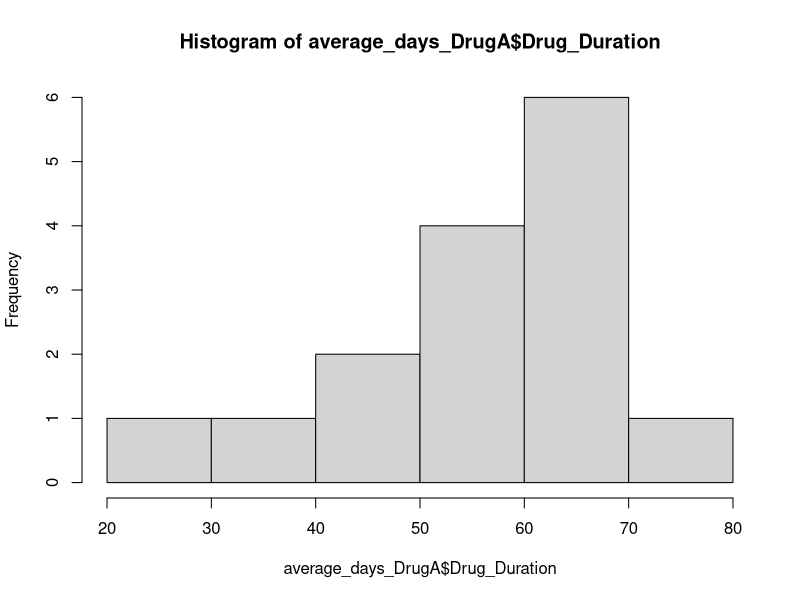
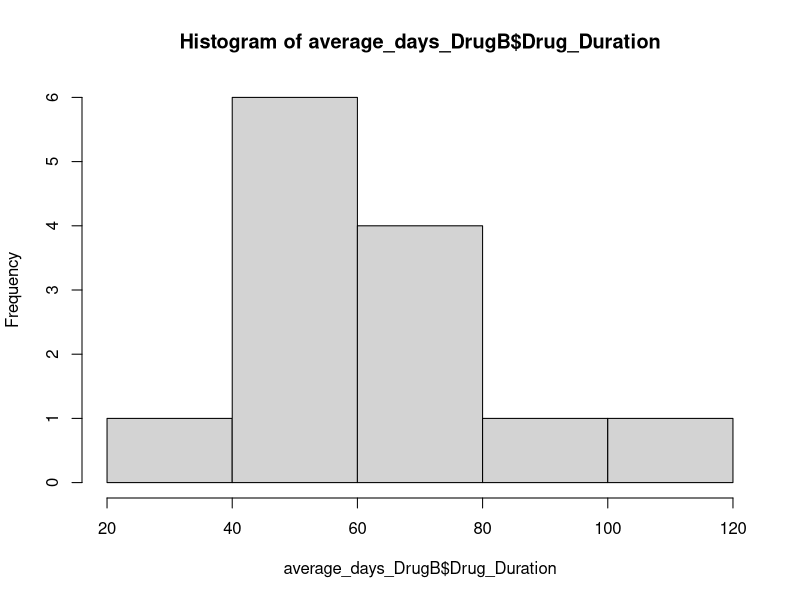
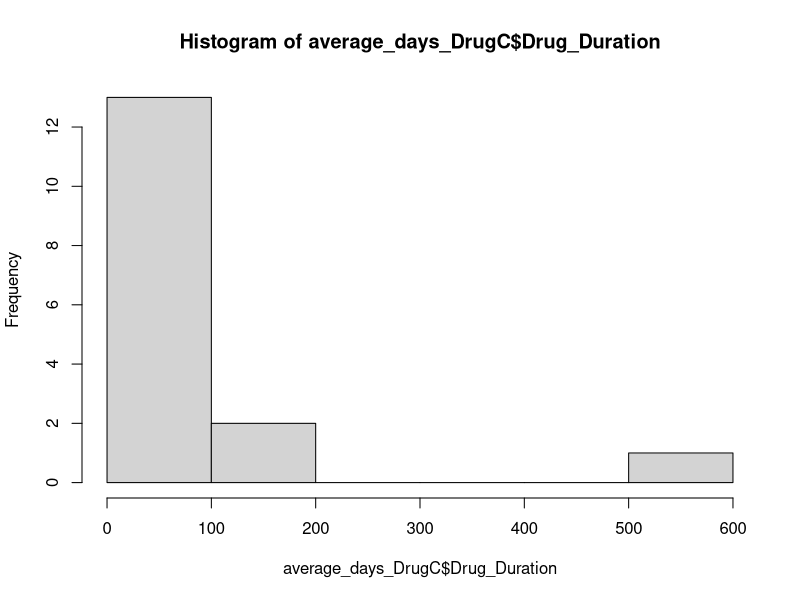

Write R code to recreate these figures, in order.
## ---- chunk 1
setwd("C:/Users/priya/OneDrive/Documents/Rprojects")
require("tidyverse")
require(sqldf)
diagnosis= read.csv('DiagnosisSample01.csv')
diagnosis= as_tibble(diagnosis)
treatment= read.csv('TreatmentSample01.csv')
treatment= as_tibble(treatment)
diagnosis
treatment

#Question 1: First, the clinic would like to know for which diseases they are seeing patients.
unique(diagnosis$Diagnosis)

#Ans: Anemia ,Breast Cancer,Colon Cancer and Hypertension are the diseases the clinics sees patients 

#1a) Which types of cancer does the clinic see patients for?
only_cancer=filter(diagnosis,IsCancerDiagnosis=='True')
only_cancer
only_cancer_type=distinct(only_cancer,Diagnosis)
only_cancer_type
#only_cancer_type would be the subset which has only cancer diagnosis, will be used for future analysis

#Ans:Breast Cancer and Colon Cancer

#1b) How many patients does the clinic see for each cancer type?

sqldf("SELECT COUNT(*) AS Patient_Count,Diagnosis FROM only_cancer GROUP BY Diagnosis ")

#Ans 22 Breast Cancer patients and 11  colon Cancer patients


#2The clinic wants to know how long it takes for patients to start therapy after being diagnosed, which they consider #to be helpful in understanding the quality of care for the patients
#2a) How long after being diagnosed do cancer patients start treatment for each cancer type?

tab=sqldf("select  c.PatientID,c.DiagnosisDate, t.TreatmentDate from only_cancer c INNER JOIN treatment t ON c.PatientID =t.PatientID  GROUP BY c.PatientID,c.DiagnosisDate,t.TreatmentDate" )

tab # Just an inner join which joins only_cancer and treatment dataset using patient ID

masterdata= sqldf("select  c.PatientID,c.DiagnosisDate, t.TreatmentDate,t.DrugCode from only_cancer c INNER JOIN treatment t ON c.PatientID =t.PatientID ")

masterdata

#final below SQL query gets the treatment start date for diagnosed patients 
final=sqldf("select PatientID,DiagnosisDate,min(TreatmentDate) as TreatmentDate from tab group by patientID")
final

diff_in_days = round(difftime(final$TreatmentDate,final$DiagnosisDate, units = "days")) # days
diff_in_days

final=cbind(final,diff_in_days)
final

#Ans: Final data frame with diff_in_days shows within how many days the patients start their treatment



#2b) Are there any patients which are diagnosed but not treated at the practice?

sqldf("select patientid from only_cancer where PatientID NOT IN(SELECT PatientID FROM treatment) "   )

#Ans From the above query we can see no rows returned, so there are no patients who are diagonised and not treated.



#Question 3: After being treated with a first line of treatment (a drug or combination of drugs), what proportion of #all cancer patients go on to be treated with a second line of treatment?

prop =sqldf("SELECT PatientID,COUNT(TreatmentDate) AS TreatmentCount 
  FROM masterdata
 GROUP BY PatientID having TreatmentCount <=1")

prop


#Ans: From the above query we can see there are no patients with only first line of treatement.
#i.e All the patients went for multiple line of treatment


#Question 4:  How does each drug used at the clinic compare in terms of its duration of therapy?


drug=sqldf("select PatientID,min(TreatmentDate)as TreatmentDate_start,Max(TreatmentDate)as TreatmentDate_End,DrugCode from masterdata group by PatientID,DrugCode")

drug

Drug_Duration = round(difftime(drug$TreatmentDate_End,drug$TreatmentDate_start, units = "days")) # days
Drug_Duration

drug=cbind(drug,Drug_Duration)
drug

drug$Drug_Duration = as.numeric(drug$Drug_Duration)

drugdays=sqldf("select Drug_Duration,DrugCode from drug order by DrugCode,Drug_Duration asc")
drugdays

#We can see the Drug duaration for each drug type from the above query in ascending order for multiple patients

#To see duration the therapy went for each Drug, we can see the average if there are no Outliers, else we have to look for the median for right prediction.

#Subset which will have only duration for Drug type A

average_days_DrugA = subset(drugdays,drugdays$DrugCode=='A')

DrugA=sum(average_days_DrugA$Drug_Duration)/count(average_days_DrugA)
DrugA
median(average_days_DrugA$Drug_Duration)
hist(average_days_DrugA$Drug_Duration)

#Subset which will have only duration for Drug type B

average_days_DrugB = subset(drugdays,drugdays$DrugCode=='B')

DrugB=sum(average_days_DrugB$Drug_Duration)/count(average_days_DrugB)
DrugB
median(average_days_DrugB$Drug_Duration)
hist(average_days_DrugB$Drug_Duration)

#Subset which will have only duration for Drug type C

average_days_DrugC = subset(drugdays,drugdays$DrugCode=='C')
DrugC=sum(average_days_DrugC$Drug_Duration)/count(average_days_DrugC)
DrugC
median(average_days_DrugC$Drug_Duration)
hist(average_days_DrugC$Drug_Duration)

#Ans: As the single patient is given multiple drugs, I have taken the first drug given date and the last drug given #date for the specific drug type and identified the duration for each drug type for a given patient.

# To conclude, on average the duration for Drug 'A'  56 days, Drug 'B' duration would be 63 days and Drug 'C' 
# duration would be 85 days(we have an outlier so mean will be affected here, we need to take median)
